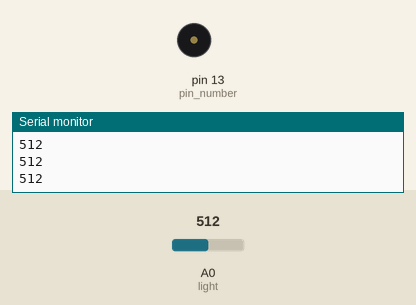
This sketch was run on a simulated Arduino Uno, built with avr-gcc and run on an emulated ATmega328P. On the bench: buzzer (waves = sounding), the last lines printed to the serial monitor. The inputs (shaded band) are chosen by the test bench; at power-on: A0 (light) = 512.

Above: at 1.2 s.
1.3 s: A0 (light) set to 32
2.8 s: A0 (light) set to 28
At 3.4 s:
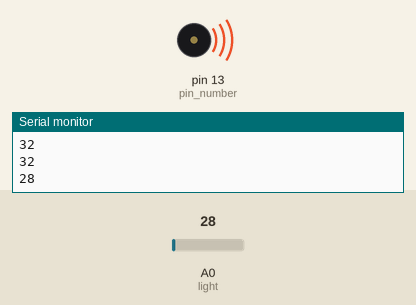
Timing chart, 0 to 10.3 s (numbered marks = the images above; inputs shaded):
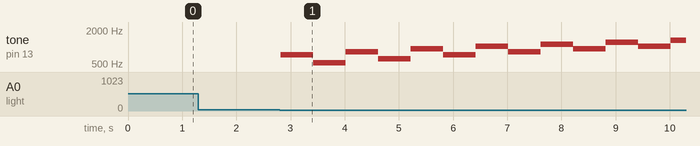

The sketch:

PartC.ino
```cpp
int pin_number=13;
int delay_no=600;
int freq=725;// declaring the starting value of the frequency
int Pval;

void setup() {
  Serial.begin(9600);
}
void loop()
{
  int Pval=analogRead(A0);// returns the value that the light sensor reads
  Serial.println(Pval);
  delay(10);
  while ( freq < 1600 )// freqency keeps incrementing as long as it is less then 1600
  {
   if (Pval < 30)// in my room conditions less than 30 means the light sensor is covered and then triggerred
   {
    tone(pin_number,freq);
    delay(delay_no);
    tone(pin_number,(freq-200));
    delay(delay_no);
   }
   else
   {
     noTone(pin_number);
   }
   freq=freq+100;
  }
  noTone(pin_number);//when freqency more than 1600, the siren stops
  freq=725; // frequency returns to original value
}
```

Measured:
- the behaviour switches between 30 and 29 on A0 (light) (found by bisection; images 0 and 1)
- after the input at 2.8 s, tone on pin 13 (pin_number): plays 725 Hz for 0.60 s, 525 Hz for 0.60 s, 825 Hz for 0.60 s, 625 Hz for 0.60 s, 925 Hz for 0.60 s, 725 Hz for 0.60 s … (13 notes in this stretch), starting at once
